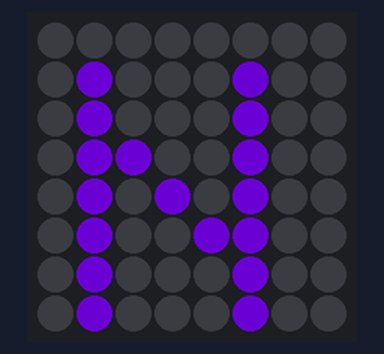
Simulated run of this program. Board: Raspberry Pi (BCM pin numbers) with a Sense HAT. On the bench: the Sense HAT's 8×8 RGB LED matrix. Dim RGB values are drawn brighter than linear; random numbers come from a fixed seed.

Above: at 0.1 s.
At 8.1 s:
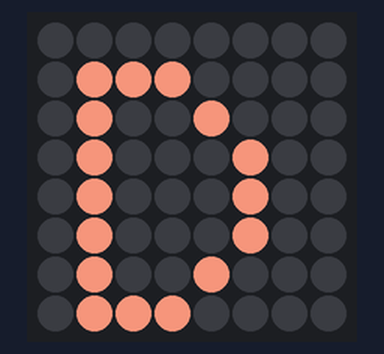
At 12.1 s:
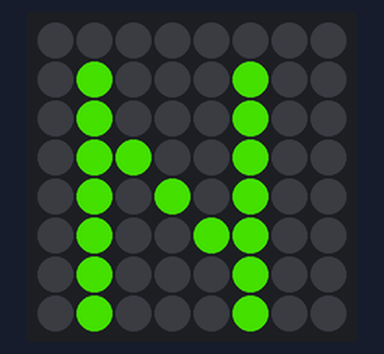
At 18.1 s:
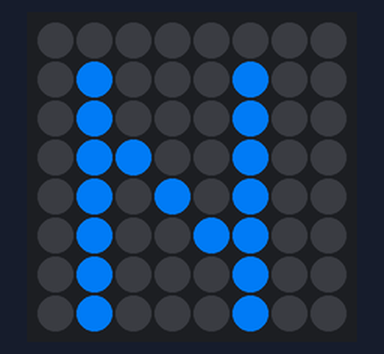
At 26.1 s:
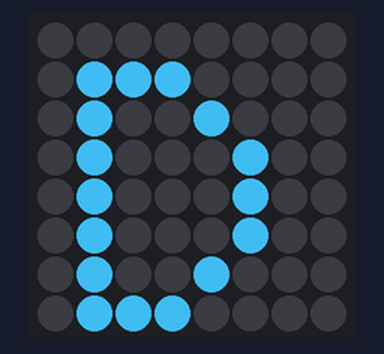
At 38.1 s:
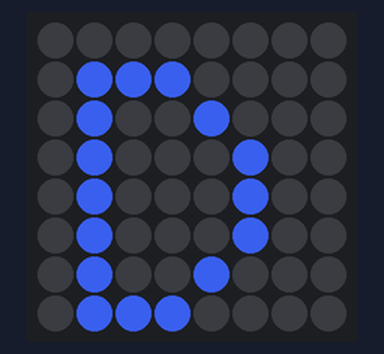

Measured:
- what the display in image 1 shows lasts 1.0 s, from 8.0 s to 9.0 s

The program:

nmd.py
```python
from sense_hat import SenseHat
import time
from random import randint

sense = SenseHat()

string = "NMD"
array = list(string)

def randomcolor() :
	return (randint(0,255), randint(0,255), randint(0,255))

state = False

while state == False :
	for x in array :
		sense.show_letter(x, randomcolor())
		time.sleep(1)

		sense.clear()

	time.sleep(3)
```
